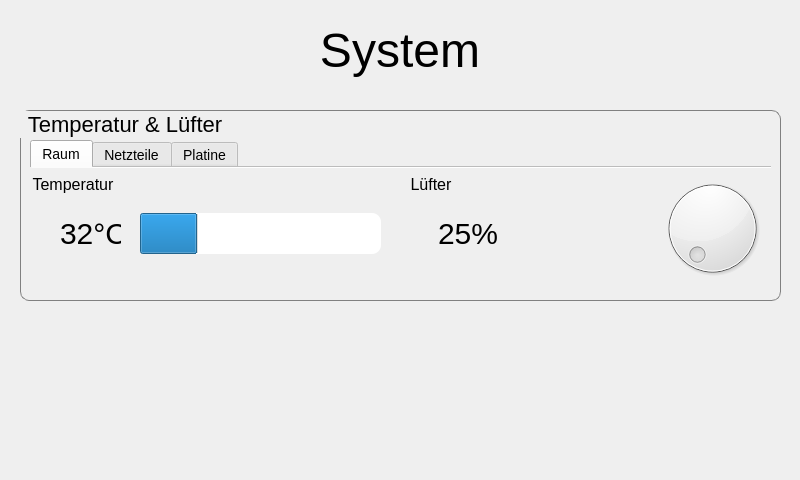
<?xml version="1.0" encoding="UTF-8"?>
<ui version="4.0">
 <class>System</class>
 <widget class="QDialog" name="System">
  <property name="geometry">
   <rect>
    <x>0</x>
    <y>0</y>
    <width>800</width>
    <height>480</height>
   </rect>
  </property>
  <property name="font">
   <font>
    <pointsize>14</pointsize>
   </font>
  </property>
  <property name="windowTitle">
   <string>Dialog</string>
  </property>
  <property name="styleSheet">
   <string notr="true">QGroupBox::title {subcontrol-origin: margin; left: 10px; padding: 0 3px 0 3px; } ;</string>
  </property>
  <widget class="QLabel" name="label">
   <property name="geometry">
    <rect>
     <x>0</x>
     <y>20</y>
     <width>800</width>
     <height>60</height>
    </rect>
   </property>
   <property name="font">
    <font>
     <pointsize>36</pointsize>
    </font>
   </property>
   <property name="text">
    <string>System</string>
   </property>
   <property name="alignment">
    <set>Qt::AlignCenter</set>
   </property>
  </widget>
  <widget class="QGroupBox" name="groupBox_temp">
   <property name="geometry">
    <rect>
     <x>20</x>
     <y>110</y>
     <width>761</width>
     <height>191</height>
    </rect>
   </property>
   <property name="focusPolicy">
    <enum>Qt::NoFocus</enum>
   </property>
   <property name="styleSheet">
    <string notr="true">border: 1px solid gray;
border-radius: 9px;
margin-top: 0.5em;
font-size: 22px;</string>
   </property>
   <property name="title">
    <string>Temperatur &amp;&amp; Lüfter</string>
   </property>
   <property name="flat">
    <bool>false</bool>
   </property>
   <property name="checkable">
    <bool>false</bool>
   </property>
   <widget class="QTabWidget" name="tabWidget">
    <property name="geometry">
     <rect>
      <x>10</x>
      <y>30</y>
      <width>741</width>
      <height>151</height>
     </rect>
    </property>
    <property name="focusPolicy">
     <enum>Qt::NoFocus</enum>
    </property>
    <property name="styleSheet">
     <string notr="true">border:none;
margin-top: 0;
font-size:14px;</string>
    </property>
    <property name="tabPosition">
     <enum>QTabWidget::North</enum>
    </property>
    <property name="currentIndex">
     <number>0</number>
    </property>
    <property name="elideMode">
     <enum>Qt::ElideNone</enum>
    </property>
    <property name="documentMode">
     <bool>true</bool>
    </property>
    <widget class="QWidget" name="tab_raum">
     <attribute name="title">
      <string>Raum</string>
     </attribute>
     <widget class="QWidget" name="horizontalLayoutWidget">
      <property name="geometry">
       <rect>
        <x>0</x>
        <y>0</y>
        <width>741</width>
        <height>121</height>
       </rect>
      </property>
      <layout class="QHBoxLayout" name="horizontalLayout">
       <property name="topMargin">
        <number>5</number>
       </property>
       <item>
        <widget class="QGroupBox" name="groupBox">
         <property name="styleSheet">
          <string notr="true">font-size: 16px;</string>
         </property>
         <property name="title">
          <string>Temperatur</string>
         </property>
         <widget class="QProgressBar" name="progressBar">
          <property name="geometry">
           <rect>
            <x>110</x>
            <y>40</y>
            <width>241</width>
            <height>41</height>
           </rect>
          </property>
          <property name="value">
           <number>24</number>
          </property>
          <property name="textVisible">
           <bool>false</bool>
          </property>
         </widget>
         <widget class="QLabel" name="label_2">
          <property name="geometry">
           <rect>
            <x>30</x>
            <y>30</y>
            <width>61</width>
            <height>61</height>
           </rect>
          </property>
          <property name="font">
           <font>
            <pointsize>-1</pointsize>
           </font>
          </property>
          <property name="styleSheet">
           <string notr="true">font-size:30px;</string>
          </property>
          <property name="text">
           <string>32°C</string>
          </property>
         </widget>
        </widget>
       </item>
       <item>
        <widget class="Line" name="line">
         <property name="orientation">
          <enum>Qt::Vertical</enum>
         </property>
        </widget>
       </item>
       <item>
        <widget class="QGroupBox" name="groupBox_2">
         <property name="styleSheet">
          <string notr="true">font-size: 16px;</string>
         </property>
         <property name="title">
          <string>Lüfter</string>
         </property>
         <widget class="QDial" name="dial">
          <property name="geometry">
           <rect>
            <x>249</x>
            <y>0</y>
            <width>111</width>
            <height>111</height>
           </rect>
          </property>
         </widget>
         <widget class="QLabel" name="label_3">
          <property name="geometry">
           <rect>
            <x>30</x>
            <y>30</y>
            <width>61</width>
            <height>61</height>
           </rect>
          </property>
          <property name="font">
           <font>
            <pointsize>-1</pointsize>
           </font>
          </property>
          <property name="styleSheet">
           <string notr="true">font-size:30px;</string>
          </property>
          <property name="text">
           <string>25%</string>
          </property>
         </widget>
        </widget>
       </item>
      </layout>
     </widget>
    </widget>
    <widget class="QWidget" name="tab_netzteil">
     <attribute name="title">
      <string>Netzteile</string>
     </attribute>
    </widget>
    <widget class="QWidget" name="tab_Platine">
     <attribute name="title">
      <string>Platine</string>
     </attribute>
    </widget>
   </widget>
  </widget>
 </widget>
 <resources/>
 <connections/>
</ui>
